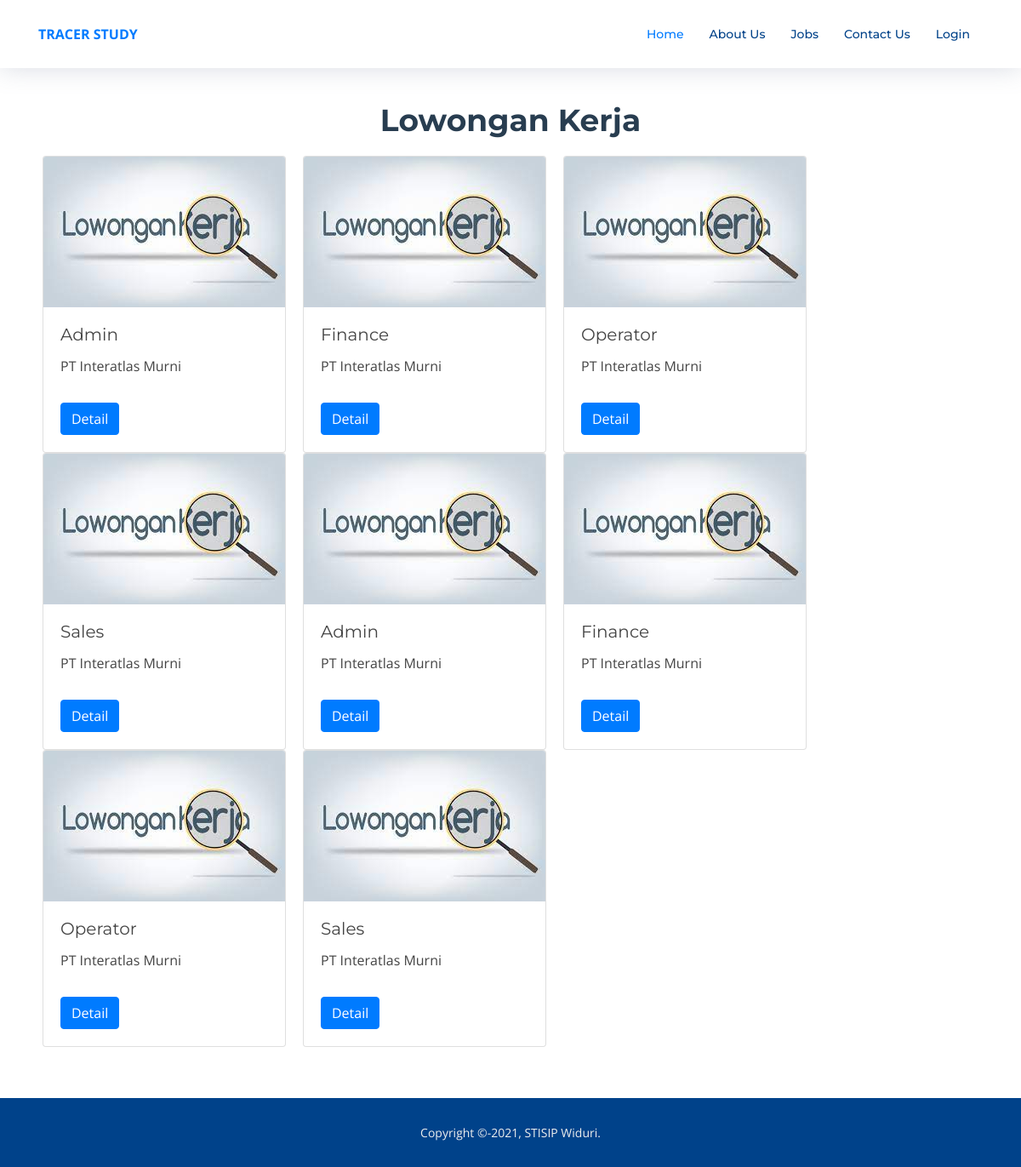
Screenshot of /index.php/welcome/jobs with the database file from the repository.
### tables this page shows
CREATE TABLE `tbl_lowongan` (
  `id` int(10) NOT NULL,
  `Nama_PT` varchar(225) DEFAULT NULL,
  `bagian` varchar(128) DEFAULT NULL,
  `nama_narahubung` varchar(128) DEFAULT NULL,
  `no_narahubung` varchar(14) DEFAULT NULL,
  `keterangan` text DEFAULT NULL
);

### application/controllers/Welcome.php (called while the page is built, shortened)
<?php
class Welcome extends CI_Controller
{
	public function jobs()
	{
		$data['title'] = ' Lowongan Kerja';
		$data['lowongan'] = $this->model_lowongan->readLowongan();
		$this->load->view('templates/header', $data);
		$this->load->view('templates/navbar', $data);
		$this->load->view('lowongan', $data);
		$this->load->view('templates/footer');
	}
}

### index.php (called while the page is built, shortened)
<?php
require_once BASEPATH.'core/CodeIgniter.php';

### application/models/Model_lowongan.php (called while the page is built, shortened)
<?php
class Model_lowongan extends CI_model
{
	public function readLowongan()
	{
		$query = $this->db->get('tbl_lowongan');
		return $query->result_array();
	}
}

### application/views/lowongan.php (the view, shortened to what this page needs)
<main id="main">
	<section id="about">
		<div class="container">
			<header class="section-header" style="margin-top: 60px;">
				<h3><strong><?= $title; ?></strong></h3>
			</header>
			<div class="row about-container">
				<?php foreach ($lowongan as $low) : ?>
					<div class="card thumbnails" style="float: left; margin-left:20px">
						<img src="<?= base_url('assets/dist/image/5.jpeg') ?>" class="card-img-top" alt="...">
						<div class="card-body">
							<h5 class="card-title"><?= $low['bagian'] ?></h5>
							<p class="card-text"><?= $low['Nama_PT'] ?></p>
							<a href="#" class="btn btn-primary" data-toggle="modal" data-target="#modal-lihat-<?= $low['id'] ?>">Detail</a>
						</div>
					</div>
				<?php endforeach; ?>
			</div>
		</div>
	</section>
</main>

### application/views/templates/header.php (shortened to what this page needs)
<!DOCTYPE html>
<html lang="en">
<head>
	<link href="<?= base_url('assets2/') ?>lib/bootstrap/css/bootstrap.min.css" rel="stylesheet">
	<link href="<?= base_url('assets2/') ?>lib/font-awesome/css/font-awesome.min.css" rel="stylesheet">
	<link href="<?= base_url('assets2/') ?>lib/animate/animate.min.css" rel="stylesheet">
	<link href="<?= base_url('assets2/') ?>lib/ionicons/css/ionicons.min.css" rel="stylesheet">
	<link href="<?= base_url('assets2/') ?>lib/owlcarousel/assets/owl.carousel.min.css" rel="stylesheet">
	<link href="<?= base_url('assets2/') ?>lib/lightbox/css/lightbox.min.css" rel="stylesheet">
	<link href="<?= base_url('assets2/') ?>css/style.css" rel="stylesheet">
</head>
<body>
	<header id="header" class="fixed-top">

### application/views/templates/navbar.php
<div class="container">
	<div class="logo float-left pt-2">
		<a href="<?= base_url('welcome') ?>" class="scrollto"><strong> TRACER STUDY</strong></a>
	</div>
	<nav class="main-nav float-right d-none d-lg-block">
		<ul>
			<li class="active"><a href="<?= base_url('welcome') ?>">Home</a></li>
			<li><a href="#about">About Us</a></li>
			<li><a href="<?= base_url('welcome/jobs') ?>">Jobs</a></li>
			<li><a href="#contact">Contact Us</a></li>
			<li><a href="<?= base_url('auth/login') ?>">Login</a></li>
		</ul>
	</nav>
</div>
</header>

### application/views/templates/footer.php (shortened to what this page needs)
<footer id="footer">
	<div class="container">
		<div class="copyright">
			Copyright ©, STISIP Widuri.
		</div>
	</div>
</footer>
</body>
</html>

### assets2/css/style.css (style rules this page uses)
body { background: #fff; color: #444; font-family: "Open Sans", sans-serif; }
a { color: #007bff; transition: 0.5s; }
p { padding: 0; margin: 0 0 30px 0; }
h1, h2, h3, h4, h5, h6 { font-family: "Montserrat", sans-serif; font-weight: 400; margin: 0 0 20px 0; padding: 0; }
#header { height: 80px; transition: all 0.5s; z-index: 997; transition: all 0.5s; padding: 20px 0; background: #fff; box-shadow: 0px 0px 30px rgba(127, 137, 161, 0.3); }
.main-nav, .main-nav * { margin: 0; padding: 0; list-style: none; }
.main-nav > ul > li { position: relative; white-space: nowrap; float: left; }
.main-nav a { display: block; position: relative; color: #004289; padding: 10px 15px; transition: 0.3s; font-size: 14px; font-family: "Montserrat", sans-serif; font-weight: 500; }
.main-nav a:hover, .main-nav .active > a, .main-nav li:hover > a { color: #007bff; text-decoration: none; }
.mobile-nav { position: fixed; top: 0; bottom: 0; z-index: 9999; overflow-y: auto; left: -260px; width: 260px; padding-top: 18px; background: rgba(19, 39, 57, 0.8); transition: 0.4s; }
.mobile-nav * { margin: 0; padding: 0; list-style: none; }
.mobile-nav a { display: block; position: relative; color: #fff; padding: 10px 20px; font-weight: 500; }
.mobile-nav a:hover, .mobile-nav .active > a, .mobile-nav li:hover > a { color: #74b5fc; text-decoration: none; }
.section-header h3 { font-size: 36px; color: #283d50; text-align: center; font-weight: 500; position: relative; }
#about { background: #fff; padding: 60px 0; }
#about .about-container p { line-height: 26px; }
#footer { background: #00428a; padding: 0 0 30px 0; color: #eee; font-size: 14px; }
#footer .copyright { text-align: center; padding-top: 30px; }

### rows the page displays
tbl_lowongan: bagian "Admin", Nama_PT "PT Interatlas Murni"
tbl_lowongan: bagian "Finance", Nama_PT "PT Interatlas Murni"
tbl_lowongan: bagian "Operator", Nama_PT "PT Interatlas Murni"
tbl_lowongan: bagian "Sales", Nama_PT "PT Interatlas Murni"
tbl_lowongan: bagian "Admin", Nama_PT "PT Interatlas Murni"
tbl_lowongan: bagian "Finance", Nama_PT "PT Interatlas Murni"
tbl_lowongan: bagian "Operator", Nama_PT "PT Interatlas Murni"
tbl_lowongan: bagian "Sales", Nama_PT "PT Interatlas Murni"

### other values shown
$title "Lowongan Kerja"
